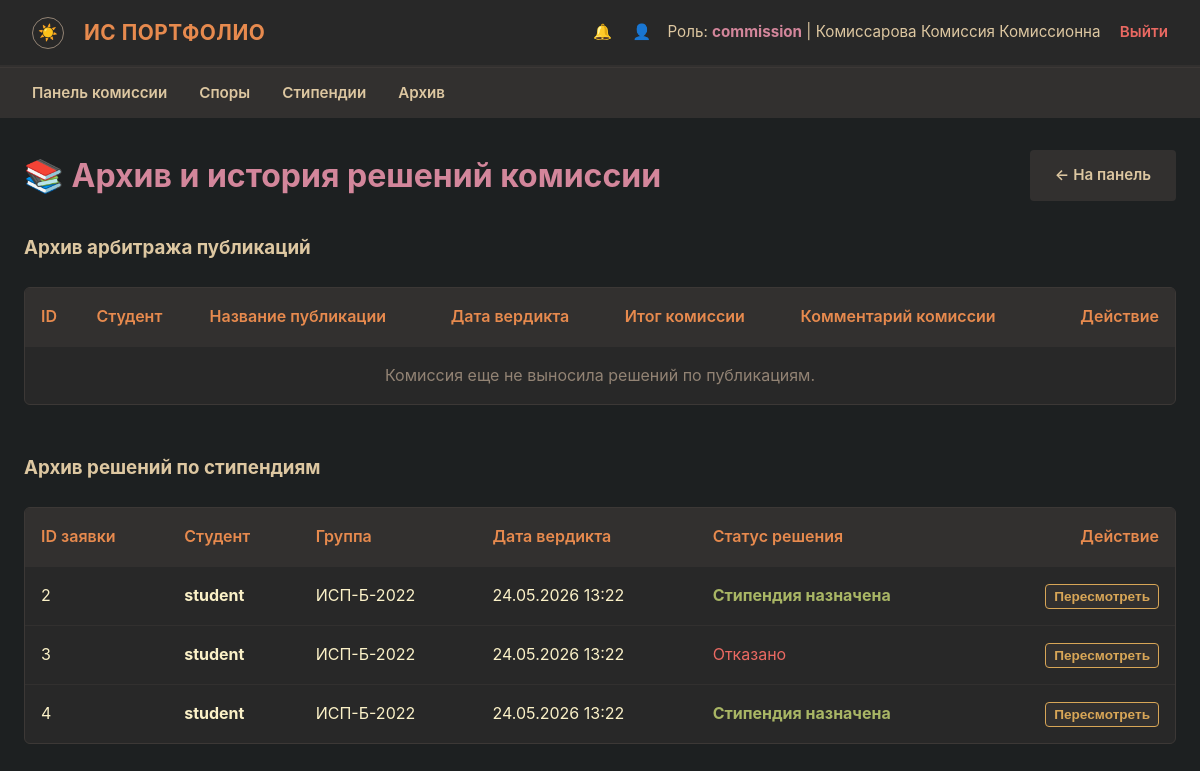
Screenshot of /commission/archive (signed in) with the database file from the repository.
### models.py (models this page shows, shortened)
class User(db.Model, UserMixin):
    __tablename__ = 'users'
    id: int = db.Column(db.Integer, primary_key=True)
    username: str = db.Column(db.String(50), unique=True, nullable=False)
    password_hash: str = db.Column(db.String(256), nullable=False)
    role: str = db.Column(db.String(20), nullable=False)
    last_name: Optional[str] = db.Column(db.String(50), nullable=True)
    first_name: Optional[str] = db.Column(db.String(50), nullable=True)
    patronymic: Optional[str] = db.Column(db.String(50), nullable=True)
    group_name: Optional[str] = db.Column(db.String(20), nullable=True)
    group_id: Optional[int] = db.Column(db.Integer, db.ForeignKey('groups.id'), nullable=True)
    events = db.relationship('Event', backref='student', lazy=True, cascade='all, delete-orphan')
    notifications = db.relationship('Notification', backref='user', lazy=True, cascade='all, delete-orphan')
    scholarship_requests = db.relationship('ScholarshipRequest', backref='student', lazy=True, cascade='all, delete-orphan')
    curated_groups = db.relationship('Group', foreign_keys='Group.curator_id',
                                     back_populates='curator', lazy='select')

class ScholarshipRequest(db.Model):
    __tablename__ = 'scholarship_requests'
    id: int = db.Column(db.Integer, primary_key=True)
    student_id: int = db.Column(db.Integer, db.ForeignKey('users.id'), nullable=False)
    status: str = db.Column(db.String(30), default=ScholarshipStatus.UNDER_CURATOR_REVIEW, nullable=False)
    created_at: datetime = db.Column(db.DateTime, default=datetime.utcnow, nullable=False)
    commission_reviewed_at: Optional[datetime] = db.Column(db.DateTime, nullable=True)

### routes/commission.py (the view)
    @app.route('/commission/archive')
    @login_required
    def commission_archive():
        if current_user.role != UserRole.COMMISSION:
            abort(403)
        resolved_events = Event.query.options(joinedload(Event.student)).filter(
            Event.status.in_(['approved', 'rejected']),
            Event.commission_reviewed_at.isnot(None)
        ).order_by(Event.commission_reviewed_at.desc()).all()
        resolved_scholarships = ScholarshipRequest.query.options(
            joinedload(ScholarshipRequest.student)
        ).filter(
            ScholarshipRequest.status.in_(['approved', 'rejected']),
            ScholarshipRequest.commission_reviewed_at.isnot(None)
        ).order_by(ScholarshipRequest.commission_reviewed_at.desc()).all()
        return render_template('commission_archive.html',
                               resolved_events=resolved_events,
                               resolved_scholarships=resolved_scholarships)

### helpers.py (called while the page is built)
def generate_csrf_token() -> str:
    if '_csrf_token' not in session:
        session['_csrf_token'] = secrets.token_hex(CSRF_TOKEN_BYTES)
    return session['_csrf_token']

### templates/commission_archive.html (shortened to what this page needs)
{% extends 'base.html' %}
{% block content %}
<div style="display: flex; justify-content: space-between; align-items: center; margin-bottom: 2rem; flex-wrap: wrap; gap: 1rem;">
    <h1 style="color: var(--purple); margin: 0;">📚 Архив и история решений комиссии</h1>
    <a href="{{ url_for('commission_dashboard') }}" class="btn" style="background-color: var(--bg2); color: var(--fg1); text-decoration: none;">← На панель</a>
</div>
<h3 style="color: var(--fg1); margin-bottom: 1rem;">Архив арбитража публикаций</h3>
<div class="table-responsive" style="margin-bottom: 3rem;">
    <table>
        <thead>
            <tr>
                <th>ID</th>
                <th>Студент</th>
                <th>Название публикации</th>
                <th>Дата вердикта</th>
                <th>Итог комиссии</th>
                <th>Комментарий комиссии</th>
                <th style="text-align: right;">Действие</th>
            </tr>
        </thead>
        <tbody>
            {% for event in resolved_events %}
            <tr>
                <td>{{ event.id }}</td>
                <td>{{ event.student.username if event.student else 'Неизвестен' }}</td>
                <td style="max-width: 200px; overflow: hidden; text-overflow: ellipsis; white-space: nowrap;">{{ event.title }}</td>
                <td>{{ event.commission_reviewed_at.strftime('%d.%m.%Y %H:%M') if event.commission_reviewed_at }}</td>
                <td>
                    {% if event.status == 'approved' %}
                        <span style="color: var(--green); font-weight: bold;">Одобрено поверх куратора</span>
                    {% else %}
                        <span style="color: var(--red);">Отклонение подтверждено</span>
                    {% endif %}
                </td>
                <td style="font-style: italic; color: var(--gray);">{{ event.commission_comment or '—' }}</td>
                <td style="text-align: right;">
                    <form action="/commission/reconsider_event/{{ event.id }}" method="POST" style="display:inline;">
                        <button type="submit" class="btn" style="background-color: var(--bg2); color: var(--yellow); padding: 0.25rem 0.5rem; font-size: 0.85rem; border: 1px solid var(--yellow); cursor: pointer;">
                            Пересмотреть
                        </button>
                    </form>
                </td>
            </tr>
            {% else %}
            <tr>
                <td colspan="7" style="text-align: center; color: var(--gray);">Комиссия еще не выносила решений по публикациям.</td>
            </tr>
            {% endfor %}
        </tbody>
    </table>
</div>
<h3 style="color: var(--fg1); margin-bottom: 1rem;">Архив решений по стипендиям</h3>
<div class="table-responsive">
    <table>
        <thead>
            <tr>
                <th>ID заявки</th>
                <th>Студент</th>
                <th>Группа</th>
                <th>Дата вердикта</th>
                <th>Статус решения</th>
                <th style="text-align: right;">Действие</th>
            </tr>
        </thead>
        <tbody>
            {% for req in resolved_scholarships %}
            <tr>
                <td>{{ req.id }}</td>
                <td style="font-weight: bold;">{{ req.student.username if req.student else 'Удален' }}</td>
                <td>{{ req.student.group_name if (req.student and req.student.group_name) else '—' }}</td>
                <td>{{ req.commission_reviewed_at.strftime('%d.%m.%Y %H:%M') if req.commission_reviewed_at }}</td>
                <td>
                    {% if req.status == 'approved' %}
                        <span style="color: var(--green); font-weight: bold;">Стипендия назначена</span>
                    {% else %}
                        <span style="color: var(--red);">Отказано</span>
                    {% endif %}
                </td>
                <td style="text-align: right;">
                    <form action="/commission/reconsider_scholarship/{{ req.id }}" method="POST" style="display:inline;">
                        <button type="submit" class="btn" style="background-color: var(--bg2); color: var(--yellow); padding: 0.25rem 0.5rem; font-size: 0.85rem; border: 1px solid var(--yellow); cursor: pointer;">
                            Пересмотреть
                        </button>
                    </form>
                </td>
            </tr>
            {% else %}
            <tr>
                <td colspan="6" style="text-align: center; color: var(--gray);">Комиссия еще не выносила решений по стипендиям.</td>
            </tr>
            {% endfor %}
        </tbody>
    </table>
</div>
{% endblock %}

### templates/base.html (shortened to what this page needs)
<!DOCTYPE html>
<html lang="ru">
<head>
    <link rel="stylesheet" href="{{ url_for('static', filename='css/style.css') }}">
</head>
<body>
    {% if current_user.is_authenticated %}
    <nav class="navbar">
        <div class="navbar-brand">
            <button class="theme-toggle" id="themeToggle" title="Сменить тему">☀️</button>
            ИС Портфолио
        </div>
        <div class="navbar-user">
            <a href="{{ url_for('notifications') }}" style="color: var(--fg1); text-decoration: none; margin-right: 1rem; position: relative;">
                🔔
            </a>
            <a href="{{ url_for('profile') }}" style="color: var(--fg1); text-decoration: none; margin-right: 0.75rem;">👤</a>
            Роль: <strong>{{ current_user.role }}</strong> |
            {% if current_user.last_name or current_user.first_name %}
            {{ current_user.last_name or '' }} {{ current_user.first_name or '' }} {{ current_user.patronymic or '' }}
            {% else %}
            {{ current_user.username }}
            {% endif %}
            <a href="{{ url_for('logout') }}" class="logout-link">Выйти</a>
        </div>
    </nav>
    <nav class="role-nav">
        <ul>
            {% if current_user.role == 'admin' %}
            <li><a href="{{ url_for('admin_dashboard') }}">Панель</a></li>
            <li><a href="{{ url_for('admin_users') }}">Пользователи</a></li>
            <li><a href="{{ url_for('admin_groups') }}">Группы</a></li>
            <li><a href="{{ url_for('admin_audit') }}">Аудит</a></li>
            {% elif current_user.role == 'student' %}
            <li><a href="{{ url_for('student_dashboard') }}">Моя панель</a></li>
            <li><a href="{{ url_for('student_create') }}">Создать пост</a></li>
            <li><a href="{{ url_for('student_history') }}">История</a></li>
            <li><a href="{{ url_for('rating') }}">Рейтинг</a></li>
            {% elif current_user.role == 'curator' %}
            <li><a href="{{ url_for('curator_dashboard') }}">Панель куратора</a></li>
            <li><a href="{{ url_for('curator_pending') }}">Заявки</a></li>
            <li><a href="{{ url_for('curator_resolved') }}">Журнал</a></li>
            <li><a href="{{ url_for('rating') }}">Рейтинг</a></li>
            {% elif current_user.role == 'commission' %}
            <li><a href="{{ url_for('commission_dashboard') }}">Панель комиссии</a></li>
            <li><a href="{{ url_for('commission_disputes') }}">Споры</a></li>
            <li><a href="{{ url_for('commission_scholarships') }}">Стипендии</a></li>
            <li><a href="{{ url_for('commission_archive') }}">Архив</a></li>
            {% endif %}
        </ul>
    </nav>
    {% endif %}
    <div class="container">
        {% block content %}{% endblock %}
    </div>
</body>
</html>

### static/css/style.css (style rules this page uses)
:root { --bg0: #1d2021; --bg1: #282828; --bg2: #32302f; --bg3: #3c3836; --fg0: #fbf1c7; --fg1: #ddc7a1; --red: #ea6962; --green: #a9b665; --yellow: #d8a657; --blue: #7daea3; --orange: #e78a4e; --purple: #d3869b; --gray: #928374; }
* { box-sizing: border-box; margin: 0; padding: 0; }
body { background-color: var(--bg0); color: var(--fg0); font-family: -apple-system, BlinkMacSystemFont, "Segoe UI", Roboto, Helvetica, Arial, sans-serif; font-size: 16px; line-height: 1.6; padding-bottom: 3rem; }
.navbar { background-color: var(--bg1); padding: 1rem 2rem; display: flex; justify-content: space-between; align-items: center; border-bottom: 2px solid var(--bg2); box-shadow: 0 4px 6px rgba(0, 0, 0, 0.3); }
.navbar-brand { display: flex; align-items: center; gap: 0.5rem; font-weight: 700; color: var(--orange); font-size: 1.3rem; letter-spacing: 0.5px; text-transform: uppercase; }
.navbar-user { color: var(--fg1); font-size: 0.95rem; }
.navbar-user strong { color: var(--purple); }
.logout-link { color: var(--red); text-decoration: none; margin-left: 15px; font-weight: 600; border-bottom: 1px dashed transparent; transition: border-color 0.2s ease; }
.role-nav { background-color: var(--bg2); padding: 0.75rem 2rem; border-top: 1px solid var(--bg3); }
.role-nav ul { list-style: none; display: flex; gap: 2rem; margin: 0; }
.role-nav li { display: inline; }
.role-nav a { color: var(--fg1); text-decoration: none; font-weight: 600; font-size: 0.95rem; padding: 0.5rem 0; border-bottom: 2px solid transparent; transition: border-color 0.2s ease, color 0.2s ease; }
.container { max-width: 1200px; margin: 2rem auto; padding: 0 1.5rem; }
.btn { display: inline-block; padding: 0.75rem 1.5rem; border: 1px solid transparent; border-radius: 4px; cursor: pointer; font-weight: 600; font-size: 0.95rem; text-align: center; text-decoration: none; transition: opacity 0.15s ease, transform 0.1s ease; }
.table-responsive { width: 100%; overflow-x: auto; background-color: var(--bg1); border: 1px solid var(--bg3); border-radius: 6px; margin-top: 1.5rem; }
table { width: 100%; border-collapse: collapse; text-align: left; }
th, td { padding: 1rem; border-bottom: 1px solid var(--bg2); }
th { background-color: var(--bg2); color: var(--orange); font-weight: 600; }
tr:last-child td { border-bottom: none; }
.theme-toggle { background: none; border: 1px solid var(--gray); border-radius: 50%; width: 32px; height: 32px; display: inline-flex; align-items: center; justify-content: center; cursor: pointer; font-size: 1rem; line-height: 1; color: var(--fg1); margin-right: 0.75rem; vertical-align: middle; }

### rows the page displays
User: role "commission", last_name "Комиссарова", first_name "Комиссия", patronymic "Комиссионна"
ScholarshipRequest: id "2", student "student", student "ИСП-Б-2022", commission_reviewed_at "24.05.2026 13:22", status "Стипендия назначена"
ScholarshipRequest: id "3", student "student", student "ИСП-Б-2022", commission_reviewed_at "24.05.2026 13:22", status "Отказано"
ScholarshipRequest: id "4", student "student", student "ИСП-Б-2022", commission_reviewed_at "24.05.2026 13:22", status "Стипендия назначена"
